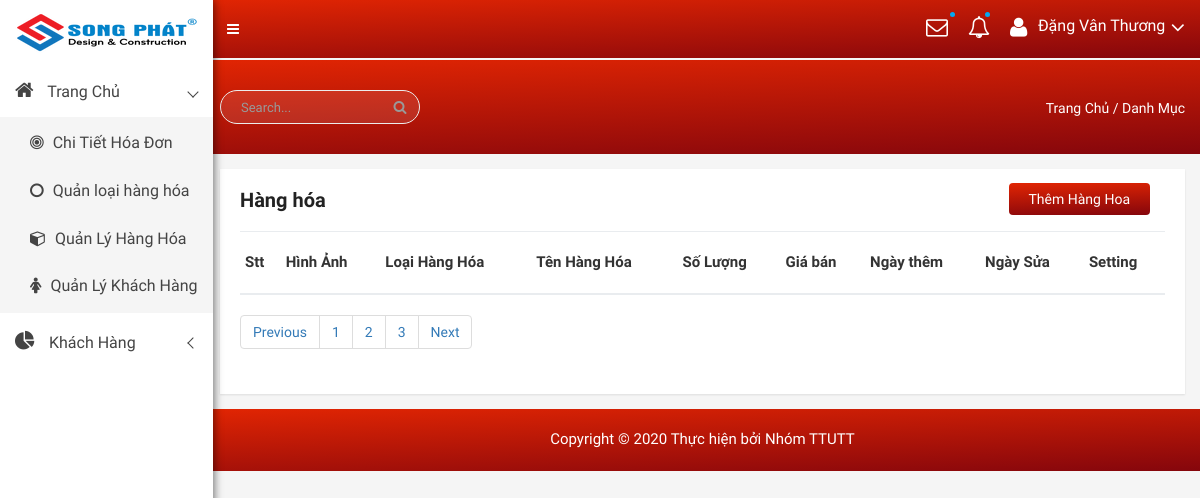
The app's page /admin/modules/product/index.php, older data.
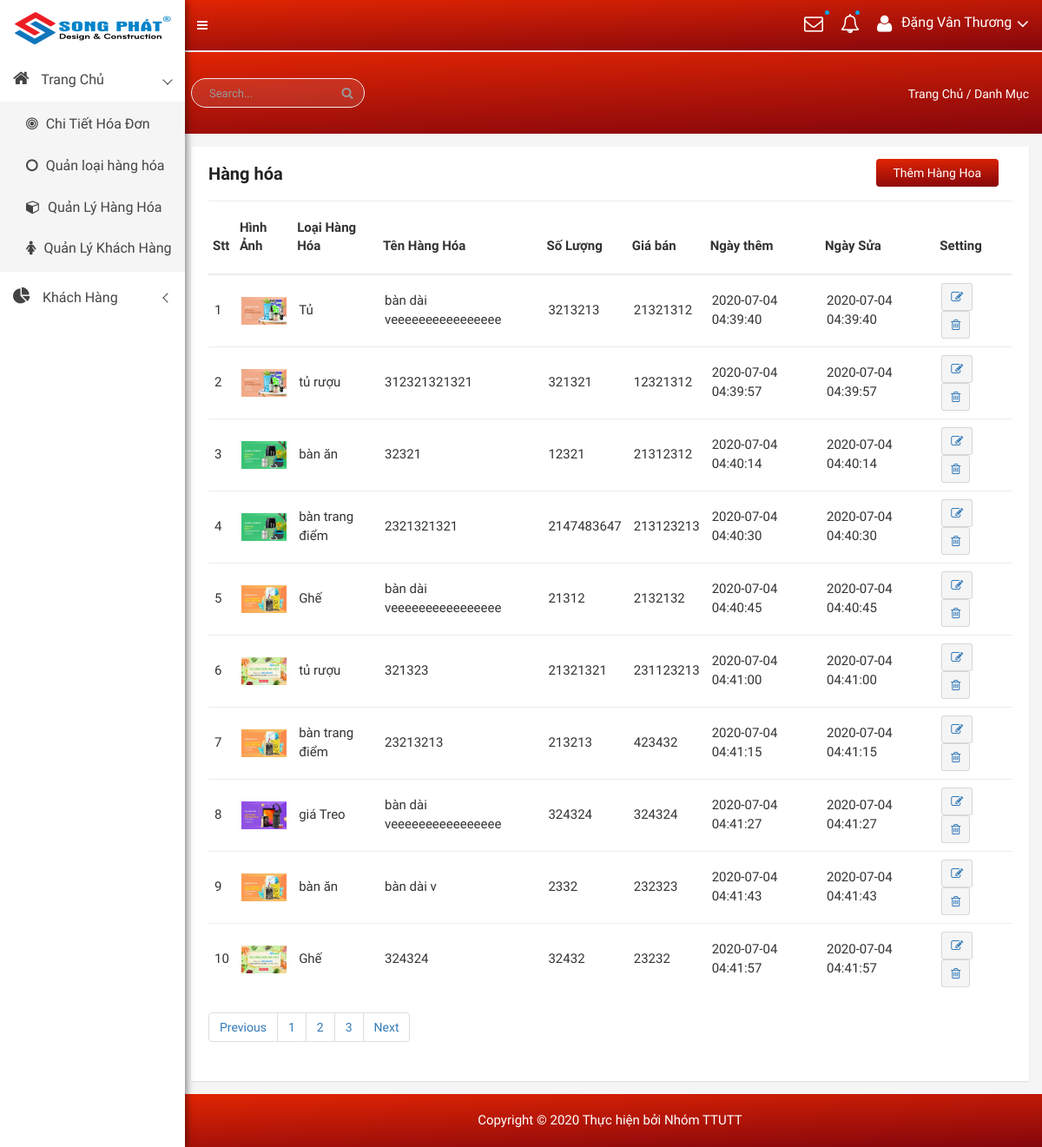
The same page, newer data.
### tables this page shows
CREATE TABLE `product` (
  `id` int(11) NOT NULL,
  `name` varchar(100) DEFAULT NULL,
  `slug` varchar(100) DEFAULT NULL,
  `soluong` int(11) NOT NULL DEFAULT 1,
  `gia` int(11) DEFAULT NULL,
  `sale` tinyint(4) DEFAULT 0,
  `avatar` varchar(100) DEFAULT NULL,
  `category` varchar(50) DEFAULT NULL,
  `content` text DEFAULT NULL,
  `created_at` timestamp NULL DEFAULT NULL,
  `updata_up` timestamp NULL DEFAULT NULL ON UPDATE current_timestamp()
);

CREATE TABLE `category` (
  `id` int(11) NOT NULL,
  `name` varchar(100) DEFAULT NULL,
  `home` tinyint(100) DEFAULT 0,
  `status` tinyint(4) DEFAULT 0,
  `created_at` timestamp NOT NULL DEFAULT current_timestamp(),
  `updated` timestamp NOT NULL DEFAULT current_timestamp() ON UPDATE current_timestamp()
);

### libraries/Database.php (called while the page is built, shortened)
<?php
class DataProvider
{
	public static function ExecuteQuery($sql)
	{
		try{
			$connection = mysqli_connect("localhost","root","", "giuaki");
			mysqli_query($connection, "set names 'utf8'");
			$result = mysqli_query($connection, $sql);
			return $result;
		}catch(Exception $ex)
		{
			return null;
		}
	}
}
?>

### admin/modules/product/index.php (the view, shortened to what this page needs)
<?php require_once __DIR__ . "/../../layouts/header.php" ?>
<div class="product-status mg-tb-15">
   <div class="container-fluid">
      <div class="row">
         <div class="col-lg-12 col-md-12 col-sm-12 col-xs-12">
            <div class="product-status-wrap">
               <h4>Hàng hóa</h4>
               <div class="add-product">
                  <a href="add.php">Thêm Hàng Hoa</a>
               </div>
               <table>
                  <tr>
                     <th>Stt</th>
                     <th>Hình Ảnh</th>
                     <th>Loại Hàng Hóa</th>
                     <th>Tên Hàng Hóa</th>
                     <th>Số Lượng</th>
                     <th>Giá bán</th>
                     <th>Ngày thêm</th>
                     <th>Ngày Sửa</th>
                     <th>Setting</th>
                  </tr>
                  <?php
                  try {
                     $sql = "SELECT * FROM `product`";
                     $result = DataProvider::ExecuteQuery($sql);
                     $stt = 0;
                     while ($row = mysqli_fetch_array($result))
                     {
                        $sql1="SELECT name FROM `category` WHERE `id` = '{$row['category']}'";
                        $result1= DataProvider::ExecuteQuery($sql1);
                        $row1= mysqli_fetch_array($result1);
                        $stt++;
                        $chuoi = <<< EOD
                             <tr>
                             <td>$stt</td>
                             <td><img src="img_product/{$row['avatar']}" ></img>      </td>
                             <td> {$row1['name']}</td>
                             <td> {$row[  'name']} </td>
                             <td> {$row['soluong']}</td>
                             <td> {$row['gia']}</td>
                             <td>{$row['created_at']}</td>
                             <td>{$row['updata_up']}</td>
                             <td>
                                 <a href="edit.php?id= {$row['id']} "> <button data-toggle="tooltip" title="Edit" class="pd-setting-ed"><i class="fa fa-pencil-square-o" aria-hidden="true"></i></button></a>
                                 <a href="delete.php?id= {$row['id']} "> <button data-toggle="tooltip" title="Trash" class="pd-setting-ed"><i class="fa fa-trash-o" aria-hidden="true"> </i> </button> </a>
                             </td>
                         </tr>
                         EOD;
                        echo $chuoi;
                     }
                  } catch (Exception $ex) {
                     echo "Không thể mở CSDL";
                  }
               ?>
               </table>
               <div class="custom-pagination">
                  <nav aria-label="Page navigation example">
                     <ul class="pagination">
                        <li class="page-item"><a class="page-link" href="#">Previous</a></li>
                        <li class="page-item"><a class="page-link" href="#">1</a></li>
                        <li class="page-item"><a class="page-link" href="#">2</a></li>
                        <li class="page-item"><a class="page-link" href="#">3</a></li>
                        <li class="page-item"><a class="page-link" href="#">Next</a></li>
                     </ul>
                  </nav>
               </div>
            </div>
         </div>
      </div>
   </div>
</div>
<?php require_once __DIR__ . "/../../layouts/footer.php" ?>

### admin/layouts/header.php (shortened to what this page needs)
<!doctype html>
<html class="no-js" lang="en">
<head>
    <link rel="stylesheet" href="/DoAnWeb2020/public/admin/css/bootstrap.min.css">
    <link rel="stylesheet" href="/DoAnWeb2020/public/admin/css/font-awesome.min.css">
    <link rel="stylesheet" href="/DoAnWeb2020/public/admin/css/owl.carousel.css">
    <link rel="stylesheet" href="/DoAnWeb2020/public/admin/css/owl.theme.css">
    <link rel="stylesheet" href="/DoAnWeb2020/public/admin/css/owl.transitions.css">
    <link rel="stylesheet" href="/DoAnWeb2020/public/admin/css/animate.css">
    <link rel="stylesheet" href="/DoAnWeb2020/public/admin/css/normalize.css">
    <link rel="stylesheet" href="/DoAnWeb2020/public/admin/css/meanmenu.min.css">
    <link rel="stylesheet" href="/DoAnWeb2020/public/admin/css/main.css">
    <link rel="stylesheet" href="/DoAnWeb2020/public/admin/css/morrisjs/morris.css">
    <link rel="stylesheet" href="/DoAnWeb2020/public/admin/css/scrollbar/jquery.mCustomScrollbar.min.css">
    <link rel="stylesheet" href="/DoAnWeb2020/public/admin/css/metisMenu/metisMenu.min.css">
    <link rel="stylesheet" href="/DoAnWeb2020/public/admin/css/metisMenu/metisMenu-vertical.css">
    <link rel="stylesheet" href="/DoAnWeb2020/public/admin/css/calendar/fullcalendar.min.css">
    <link rel="stylesheet" href="/DoAnWeb2020/public/admin/css/calendar/fullcalendar.print.min.css">
    <link rel="stylesheet" href="/DoAnWeb2020/public/admin/style.css">
    <link rel="stylesheet" href="/DoAnWeb2020/public/admin/css/responsive.css">
</head>
<body>
    <div class="left-sidebar-pro">
        <nav id="sidebar" class="">
            <div class="sidebar-header">
                <a href="/DoAnWeb2020/admin/modules"><img class="main-logo" src="/DoAnWeb2020/public/admin/img/logo/logosongphat.png" alt="poto" /></a>
            </div>
            <div class="left-custom-menu-adp-wrap comment-scrollbar">
                <nav class="sidebar-nav left-sidebar-menu-pro">
                    <ul class="metismenu" id="menu1">
                        <li class="active">
                            <a class="has-arrow" href="/DoAnWeb2020/admin/modules">
								   <i class="fa big-icon fa-home icon-wrap"></i>
								   <span class="mini-click-non">Trang Chủ</span>
							</a>
                            <ul class="submenu-angle" aria-expanded="true">
                                <li><a title="Dashboard v.1" href="#"><i class="fa fa-bullseye sub-icon-mg" aria-hidden="true"></i> <span class="mini-sub-pro">Chi Tiết Hóa Đơn</span></a></li>
                                <li><a title="Dashboard v.2" href="/DoAnWeb2020/admin/modules/category"><i class="fa fa-circle-o sub-icon-mg" aria-hidden="true"></i> <span class="mini-sub-pro">Quản loại hàng hóa</span></a></li>
                                <li><a title="Dashboard v.3" href="/DoAnWeb2020/admin/modules/product"><i class="fa fa-cube sub-icon-mg" aria-hidden="true"></i> <span class="mini-sub-pro">Quản Lý Hàng Hóa</span></a></li>
                                <li><a title="Product List" href="/DoAnWeb2020/admin/modules/users"><i class="fa fa-female sub-icon-mg" aria-hidden="true"></i> <span class="mini-sub-pro">Quản Lý Khách Hàng</span></a></li>
                            </ul>
                        </li>
                        <li>
                            <a class="has-arrow" href="#" aria-expanded="false"><i class="fa big-icon fa-pie-chart icon-wrap"></i> <span class="mini-click-non">Khách Hàng</span></a>
                        </li>
                    </ul>
                </nav>
            </div>
        </nav>
    </div>
    <div class="all-content-wrapper">
        <div class="container-fluid">
            <div class="row">
                <div class="col-lg-12 col-md-12 col-sm-12 col-xs-12">
                    <div class="logo-pro">
                        <a href="index.html"><img class="main-logo" src="/DoAnWeb2020/public/admin/img/logo/logosongphat.png" alt="" /></a>
                    </div>
                </div>
            </div>
        </div>
        <div class="header-advance-area">
            <div class="header-top-area">
                <div class="container-fluid">
                    <div class="row">
                        <div class="col-lg-12 col-md-12 col-sm-12 col-xs-12">
                            <div class="header-top-wraper">
                                <div class="row">
                                    <div class="col-lg-1 col-md-0 col-sm-1 col-xs-12">
                                        <div class="menu-switcher-pro">
                                            <button type="button" id="sidebarCollapse" class="btn bar-button-pro header-drl-controller-btn btn-info navbar-btn">
													<i class="fa fa-bars"></i>
												</button>
                                        </div>
                                    </div>
                                    <div class="col-lg-6 col-md-7 col-sm-6 col-xs-12">
                                        <div class="header-top-menu tabl-d-n">
                                            <ul class="nav navbar-nav mai-top-nav">
                                                <li class="nav-item"><a href="#" class="nav-link"></a>
                                                </li>
                                                <li class="nav-item"><a href="#" class="nav-link"></a>
                                                </li>
                                                <li class="nav-item"><a href="#" class="nav-link"></a>
                                                </li>
                                                <li class="nav-item"><a href="#" class="nav-link"></a>
                                                </li>
                                            </ul>
                                        </div>
                                    </div>
                                    <div class="col-lg-5 col-md-5 col-sm-12 col-xs-12">
                                        <div class="header-right-info">
                                            <ul class="nav navbar-nav mai-top-nav header-right-menu">
                                                <li class="nav-item dropdown">
                                                    <a href="#" data-toggle="dropdown" role="button" aria-expanded="false" class="nav-link dropdown-toggle"><i class="fa fa-envelope-o adminpro-chat-pro" aria-hidden="true"></i><span class="indicator-ms"></span></a>
                                                </li>
                                                <li class="nav-item"><a href="#" data-toggle="dropdown" role="button" aria-expanded="false" class="nav-link dropdown-toggle"><i class="fa fa-bell-o" aria-hidden="true"></i><span class="indicator-nt"></span></a>
                                                </li>
                                                <li class="nav-item">
                                                    <a href="#" data-toggle="dropdown" role="button" aria-expanded="false" class="nav-link dropdown-toggle">
															<i class="fa fa-user adminpro-user-rounded header-riht-inf" aria-hidden="true"></i>
															<span class="admin-name">Đặng Vân Thương </span>
															<i class="fa fa-angle-down adminpro-icon adminpro-down-arrow"></i>
														</a>
                                                </li>
                                            </ul>
                                        </div>
                                    </div>
                                </div>
                            </div>
                        </div>
                    </div>
                </div>
            </div>
            <div class="breadcome-area">
                <div class="container-fluid">
                    <div class="row">
                        <div class="col-lg-12 col-md-12 col-sm-12 col-xs-12">
                            <div class="breadcome-list single-page-breadcome">
                                <div class="row">
                                    <div class="col-lg-6 col-md-6 col-sm-6 col-xs-6">
                                        <div class="breadcome-heading">
                                            <form role="search" class="">
                                                <input type="text" placeholder="Search..." class="form-control">
                                                <a href=""><i class="fa fa-search"></i></a>
                                            </form>
                                        </div>
                                    </div>
                                    <div class="col-lg-6 col-md-6 col-sm-6 col-xs-6">
                                        <ul class="breadcome-menu">
                                            <li><a href="#">Trang Chủ</a> <span class="bread-slash">/</span>
                                            </li>
                                            <li><span class="bread-blod">Danh Mục</span>
                                            </li>
                                        </ul>
                                    </div>
                                </div>
                            </div>
                        </div>
                    </div>
                </div>
            </div>
        </div>
</html>

### admin/layouts/footer.php (shortened to what this page needs)
<div class="footer-copyright-area">
            <div class="container-fluid">
                <div class="row">
                    <div class="col-lg-12">
                        <div class="footer-copy-right">
                            <p>Copyright &copy; 2020 <a href="#">Thực hiện bởi</a> Nhóm TTUTT</p>
                        </div>
                    </div>
                </div>
            </div>
        </div>
</body>
</html>

### public/admin/css/main.css (style rules this page uses)
html { color: #222; font-size: 1em; line-height: 1.4; }
audio, canvas, iframe, img, svg, video { vertical-align: middle; }

### public/admin/css/metisMenu/metisMenu-vertical.css (style rules this page uses)
.sidebar-nav { background: #fff; }
.sidebar-nav ul { padding: 0; margin: 0; list-style: none; background: #f5f5f5; }
.sidebar-nav .metismenu { background: #fff; display: -webkit-box; display: -ms-flexbox; display: flex; -webkit-box-orient: vertical; -webkit-box-direction: normal; -ms-flex-direction: column; flex-direction: column; }
.sidebar-nav .metismenu li + li { margin-top: 5px; }
.sidebar-nav .metismenu li:first-child { margin-top: 5px; }
.sidebar-nav .metismenu li:last-child { margin-bottom: 5px; }
.sidebar-nav .metismenu > li { display: -webkit-box; display: -ms-flexbox; display: flex; -webkit-box-orient: vertical; -webkit-box-direction: normal; -ms-flex-direction: column; flex-direction: column; position: relative; }
.sidebar-nav .metismenu a { position: relative; display: block; padding: 13px 15px; color: #444; outline-width: 0; transition: all .3s ease-out; font-size:16px; }
.sidebar-nav .metismenu ul a { padding: 10px 15px 10px 30px; }
.sidebar-nav .metismenu li .icon-wrap { margin-right:10px; font-size:20px; }
.sidebar-nav .metismenu li .sub-icon-mg { margin-right:5px; font-size:16px; }

Row changes from the older to the newer data that the page shows:
added product: avatar (picture), category.name "Tủ", name "bàn dài veeeeeeeeeeeeeeee", soluong "3213213", gia "21321312", created_at "2020-07-04 04:39:40", updata_up "2020-07-04 04:39:40"
added product: avatar (picture), category.name "tủ rượu", name "312321321321", soluong "321321", gia "12321312", created_at "2020-07-04 04:39:57", updata_up "2020-07-04 04:39:57"
added product: avatar (picture), category.name "bàn ăn", name "32321", soluong "12321", gia "21312312", created_at "2020-07-04 04:40:14", updata_up "2020-07-04 04:40:14"
added product: avatar (picture), category.name "bàn trang điểm", name "2321321321", soluong "2147483647", gia "213123213", created_at "2020-07-04 04:40:30", updata_up "2020-07-04 04:40:30"
added product: avatar (picture), category.name "Ghế", name "bàn dài veeeeeeeeeeeeeeee", soluong "21312", gia "2132132", created_at "2020-07-04 04:40:45", updata_up "2020-07-04 04:40:45"
added product: avatar (picture), category.name "tủ rượu", name "321323", soluong "21321321", gia "231123213", created_at "2020-07-04 04:41:00", updata_up "2020-07-04 04:41:00"
added product: avatar (picture), category.name "bàn trang điểm", name "23213213", soluong "213213", gia "423432", created_at "2020-07-04 04:41:15", updata_up "2020-07-04 04:41:15"
added product: avatar (picture), category.name "giá Treo", name "bàn dài veeeeeeeeeeeeeeee", soluong "324324", gia "324324", created_at "2020-07-04 04:41:27", updata_up "2020-07-04 04:41:27"
added product: avatar (picture), category.name "bàn ăn", name "bàn dài v", soluong "2332", gia "232323", created_at "2020-07-04 04:41:43", updata_up "2020-07-04 04:41:43"
added product: avatar (picture), category.name "Ghế", name "324324", soluong "32432", gia "23232", created_at "2020-07-04 04:41:57", updata_up "2020-07-04 04:41:57"
